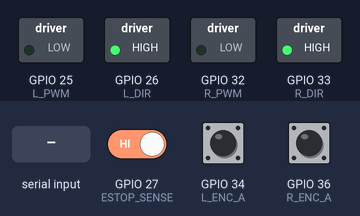
A program run on a simulated ESP32. Parts: switched loads named in the program (green lamp = pin HIGH). The inputs (shaded band) are chosen by the test bench; at power-on: GPIO 27 (ESTOP_SENSE) HIGH, GPIO 34 (L_ENC_A) HIGH, GPIO 36 (R_ENC_A) HIGH. What the program prints to the serial monitor is not drawn.

Above: at 1.2 s.
1.3 s: "V 90 45\n" received over Serial
At 1.6 s:
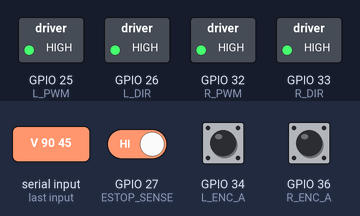
Timing chart, 0 to 4.3 s (numbered marks = the images above; inputs shaded):
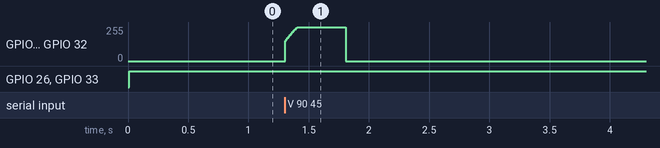

Measured:
- after the input at 1.3 s, GPIO 25 (L_PWM), GPIO 32 (R_PWM): rises from 0/255 to 255/255 in 0.10 s, then falls to 0/255 in 0.40 s

The program:

main.cpp
```cpp
// AgroNova motor controller r0.2 — closed-loop wheel speed control. NOT validated on hardware.
// Pin map must match docs/electronics/WIRING.md. 4 motors are driven as 2 sides (left pair / right pair
// share a driver channel each); one encoder per side is used for feedback (A-23).
#include <Arduino.h>
#include "pid.h"

static const int L_PWM = 25, L_DIR = 26, R_PWM = 32, R_DIR = 33;
static const int L_ENC_A = 34, L_ENC_B = 35, R_ENC_A = 36, R_ENC_B = 39;
static const int ESTOP_SENSE = 27;            // HIGH = safety chain closed (motor power enabled)
static const uint32_t CMD_TIMEOUT_MS = 500;   // R-005
static const uint32_t LOOP_MS = 10;           // 100 Hz control loop
static const float MAX_WHEEL_RAD_S = 7.0f;    // ~1.0 m/s / 0.15 m (R-008)
// Encoder counts per WHEEL revolution = encoder CPR x 4 (quadrature) x gear ratio. TBD from motor datasheet;
// placeholder value must be replaced and verified by calibration procedure CAL-002.
static const float COUNTS_PER_WHEEL_REV = 4.0f * 11.0f * 90.0f;
// Gains are UNTUNED starting values (see docs/firmware/README.md tuning procedure).
static Pid pid_l(0.08f, 0.6f, 0.0f, -1.0f, 1.0f), pid_r(0.08f, 0.6f, 0.0f, -1.0f, 1.0f);

static volatile int32_t enc_l = 0, enc_r = 0;
static float target_l = 0, target_r = 0;
static uint32_t last_cmd_ms = 0, last_loop_ms = 0;
static int32_t prev_l = 0, prev_r = 0;

void IRAM_ATTR isrL() { enc_l += (digitalRead(L_ENC_A) == digitalRead(L_ENC_B)) ? 1 : -1; }
void IRAM_ATTR isrR() { enc_r += (digitalRead(R_ENC_A) == digitalRead(R_ENC_B)) ? -1 : 1; }  // mirrored side

static void drive(int pwmPin, int dirPin, float duty) {
  duty = constrain(duty, -1.0f, 1.0f);
  digitalWrite(dirPin, duty >= 0 ? HIGH : LOW);
  ledcWrite(pwmPin, (uint32_t)(fabsf(duty) * 1023));
}

static void stopAll() {
  ledcWrite(L_PWM, 0); ledcWrite(R_PWM, 0);
  target_l = target_r = 0; pid_l.reset(); pid_r.reset();
}

void setup() {
  Serial.begin(115200);
  pinMode(L_DIR, OUTPUT); pinMode(R_DIR, OUTPUT); pinMode(ESTOP_SENSE, INPUT);
  pinMode(L_ENC_A, INPUT); pinMode(L_ENC_B, INPUT); pinMode(R_ENC_A, INPUT); pinMode(R_ENC_B, INPUT);
  attachInterrupt(digitalPinToInterrupt(L_ENC_A), isrL, CHANGE);
  attachInterrupt(digitalPinToInterrupt(R_ENC_A), isrR, CHANGE);
  ledcAttach(L_PWM, 20000, 10);
  ledcAttach(R_PWM, 20000, 10);
  stopAll();  // safe startup: motors off until a valid command arrives
}

void loop() {
  // Command: "V <left_rad_s> <right_rad_s>\n"   Feedback: "S <left_rad_s> <right_rad_s> <estop_ok>\n"
  if (Serial.available()) {
    String line = Serial.readStringUntil('\n');
    float l, r;
    if (sscanf(line.c_str(), "V %f %f", &l, &r) == 2) {
      target_l = constrain(l, -MAX_WHEEL_RAD_S, MAX_WHEEL_RAD_S);
      target_r = constrain(r, -MAX_WHEEL_RAD_S, MAX_WHEEL_RAD_S);
      last_cmd_ms = millis();
    }
  }
  uint32_t now = millis();
  if (now - last_loop_ms < LOOP_MS) return;
  float dt = (now - last_loop_ms) * 1e-3f;
  last_loop_ms = now;

  noInterrupts(); int32_t cl = enc_l, cr = enc_r; interrupts();
  float w_l = (cl - prev_l) / COUNTS_PER_WHEEL_REV * 2.0f * PI / dt;
  float w_r = (cr - prev_r) / COUNTS_PER_WHEEL_REV * 2.0f * PI / dt;
  prev_l = cl; prev_r = cr;

  bool estop_ok = digitalRead(ESTOP_SENSE) == HIGH;
  // Watchdog: comms loss or open safety chain -> stop. Hardware chain removes motor power independently.
  if (!estop_ok || now - last_cmd_ms > CMD_TIMEOUT_MS) {
    stopAll();
  } else {
    drive(L_PWM, L_DIR, pid_l.update(target_l, w_l, dt));
    drive(R_PWM, R_DIR, pid_r.update(target_r, w_r, dt));
  }
  Serial.printf("S %.3f %.3f %d\n", w_l, w_r, estop_ok ? 1 : 0);
}
```

pid.h
```cpp
// AgroNova discrete PID with output clamp and conditional-integration anti-windup.
// Header-only, no Arduino dependency, so it can be unit-tested on a host (test_host/).
#pragma once

struct Pid {
  float kp, ki, kd, out_min, out_max;
  float integ = 0.0f, prev_err = 0.0f;
  bool first = true;

  Pid(float p, float i, float d, float lo, float hi) : kp(p), ki(i), kd(d), out_min(lo), out_max(hi) {}

  void reset() { integ = 0.0f; prev_err = 0.0f; first = true; }

  float update(float setpoint, float measured, float dt) {
    if (dt <= 0.0f) return 0.0f;
    float err = setpoint - measured;
    float deriv = first ? 0.0f : (err - prev_err) / dt;
    first = false;
    prev_err = err;
    float candidate_integ = integ + err * dt;
    float out = kp * err + ki * candidate_integ + kd * deriv;
    if (out > out_max) {
      out = out_max;  // do not integrate further into saturation
      if (err < 0) integ = candidate_integ;
    } else if (out < out_min) {
      out = out_min;
      if (err > 0) integ = candidate_integ;
    } else {
      integ = candidate_integ;
    }
    return out;
  }
};
```
